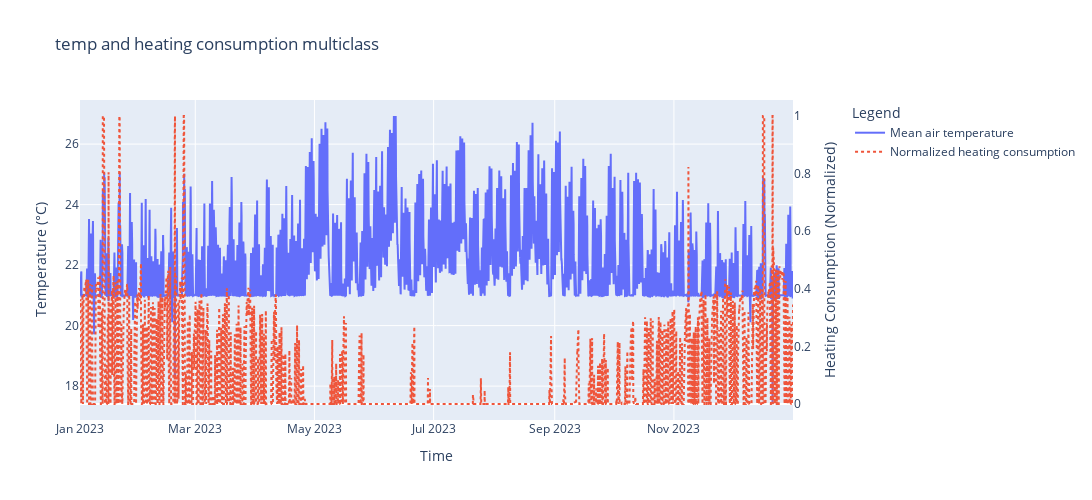

The notebook cell this image was saved under:
### Code cell
fig = go.Figure()

# Plot the temperature curve
fig.add_trace(go.Scatter(
    x=df_simulated['Time'], 
    y=df_simulated['Mean air temperature, degC, zone 8'], 
    mode='lines', 
    name='Mean air temperature',
    yaxis='y1'
))

# Add heating consumption on second y-axis as a dotted line
fig.add_trace(go.Scatter(
    x=df_simulated['Time'],
    y=df_simulated['Local heating units, W, zone 8'],  # Replace with your actual column name
    mode='lines',
    name='Normalized heating consumption',
    line=dict(dash='dot'),
    yaxis='y2'
))

# Ensure 'Time' is datetime
#df_simulated['Time'] = pd.to_datetime(df_simulated['Time'])

# Get one timestamp per day (midnight)
#tick_vals = df_simulated['Time'].dt.normalize().drop_duplicates().sort_values()

# Update layout
fig.update_layout(
    title="temp and heating consumption multiclass",
    xaxis_title="Time",
    yaxis=dict(
        title="Temperature (°C)",
        side="left"
    ),
    legend=dict(
        title="Legend",
        x=1.08,
        xanchor='left'
    ),
    yaxis2=dict(
        title="Heating Consumption (Normalized)",  # Update unit as needed
        overlaying='y',
        side='right',
        showgrid=False
    ),
    legend_title="Legend",
    template="plotly",
    width=1200,
    height = 500
    #xaxis=dict(
        #tickmode='array',
        #tickvals=tick_vals,
        #tickformat="%b %d"
    )


fig.show()

### Figure 1 — Plotly figure (JSON) as saved in the notebook; plotly's stock layout.template omitted (floating-point values rounded to 4 significant figures; data arrays with more than 128 entries replaced by an {"elided": "..."} marker saying what was removed)
{"data": [{"mode": "lines", "name": "Mean air temperature", "type": "scatter", "x": {"elided": "8760 str values"}, "y": {"elided": "8760 float values"}, "yaxis": "y"}, {"line": {"dash": "dot"}, "mode": "lines", "name": "Normalized heating consumption", "type": "scatter", "x": {"elided": "8760 str values"}, "y": {"elided": "8760 float values"}, "yaxis": "y2"}], "layout": {"height": 500, "legend": {"title": {"text": "Legend"}, "x": 1.08, "xanchor": "left"}, "title": {"text": "temp and heating consumption multiclass"}, "width": 1200, "xaxis": {"title": {"text": "Time"}}, "yaxis": {"side": "left", "title": {"text": "Temperature (°C)"}}, "yaxis2": {"overlaying": "y", "showgrid": false, "side": "right", "title": {"text": "Heating Consumption (Normalized)"}}}}
